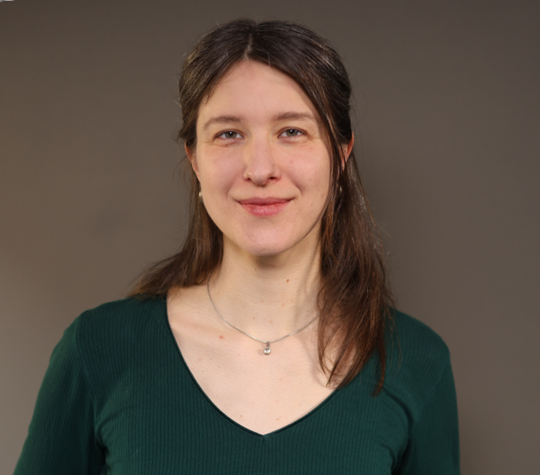
#> input picture assets/img/julia-baarck-original.png, 540 x 475 px; the run also reads 2 pictures not shown here
$ python build_assets.py
#> lines starting #> are read from the running program, lines starting #| are printed output that depends on the picture
#!/usr/bin/env python3
"""Regenerate every derived image on the website.

Sources live in `Papers/` (figure exports), `files/` (the CV PDF) and
`assets/img/julia-baarck-original.png` (the headshot). Nothing here is edited by
hand -- run this script after replacing a source file:

    python tools/build_assets.py

Requires Pillow. PDF sources additionally need `pdftoppm` on PATH (it ships with
MiKTeX and with poppler); if it is missing those steps are skipped with a note
rather than failing the whole build.
"""

from __future__ import annotations

import shutil
import subprocess
import sys
import tempfile
from pathlib import Path

from PIL import Image

ROOT = Path(__file__).resolve().parent.parent
PAPERS = ROOT / "Papers"
RESEARCH_OUT = ROOT / "assets" / "research"
CV_OUT = ROOT / "assets" / "cv"
IMG_OUT = ROOT / "assets" / "img"

# White-ish pixels are treated as background when trimming figure margins.
TRIM_THRESHOLD = 247
# Padding kept around a trimmed figure, in pixels of the source image.
TRIM_PADDING = 12
# Research figures render in a ~360px column, so 900px covers 2x displays.
FIGURE_WIDTH = 900


def log(msg: str) -> None:
    print(msg)


def find_pdftoppm() -> str | None:
    return shutil.which("pdftoppm")


def trim_whitespace(im: Image.Image, padding: int = TRIM_PADDING) -> Image.Image:
    """Crop uniform white margins, keeping a little breathing room."""
    rgb = im.convert("RGB")
    # point() maps every channel value: near-white -> 0, everything else -> 255,
    # so the bounding box of the result is the bounding box of the real content.
    mask = rgb.point(lambda v: 0 if v >= TRIM_THRESHOLD else 255).convert("L")
    box = mask.getbbox()
    if box is None:
        return im
    left, upper, right, lower = box
    left = max(0, left - padding)
    upper = max(0, upper - padding)
    right = min(im.width, right + padding)
    lower = min(im.height, lower + padding)
    return im.crop((left, upper, right, lower))


def flatten(im: Image.Image) -> Image.Image:
    """Composite any transparency onto white so JPEG/PNG output stays clean."""
    if im.mode in ("RGBA", "LA") or (im.mode == "P" and "transparency" in im.info):
        background = Image.new("RGB", im.size, "white")
        background.paste(im.convert("RGBA"), mask=im.convert("RGBA").split()[-1])
        return background
    return im.convert("RGB")


def fit_width(im: Image.Image, max_width: int) -> Image.Image:
    if im.width <= max_width:
        return im
    height = round(im.height * max_width / im.width)
    return im.resize((max_width, height), Image.LANCZOS)


def save_png(im: Image.Image, dest: Path, colors: int = 128) -> None:
    dest.parent.mkdir(parents=True, exist_ok=True)
    # Palette-quantise line art: these figures use very few colours, so this cuts
    # file size by roughly 3-4x with no visible loss.
    quantised = im.quantize(colors=colors, method=Image.MEDIANCUT, dither=Image.NONE)
    quantised.save(dest, format="PNG", optimize=True)
    log(f"  -> {dest.relative_to(ROOT)}  ({dest.stat().st_size // 1024} KB, {im.width}x{im.height})")


def strip_social_frame(im: Image.Image, top: int) -> Image.Image:
    """Cut a social-media graphic down to its plot.

    The LinkedIn exports carry a headline and subtitle above the plot and, below
    a thin grey rule, a notes line and a citation. The website shows the subtitle
    as a caption instead, so keep only what lies between `top` (measured per
    graphic, just below the subtitle) and that rule.
    """
    gray = im.convert("L")
    w, h = gray.size
    px = gray.load()
    content = [any(px[x, y] < TRIM_THRESHOLD for x in range(0, w, 3)) for y in range(h)]
    rule = h
    # The rule is the first content band of at most 3 rows in the bottom third.
    y = h * 2 // 3
    while y < h:
        if content[y]:
            band_end = y
            while band_end < h and content[band_end]:
                band_end += 1
            if band_end - y <= 3:
                rule = y
                break
            y = band_end
        y += 1
    return trim_whitespace(im.crop((0, top, w, rule)))


# [45 lines left out: functions save_jpeg, pdf_to_image, pdf_page_count, not called in this run]


# ---------------------------------------------------------------------------
# Individual build steps
# ---------------------------------------------------------------------------


def build_headshot() -> None:
    src = IMG_OUT / "julia-baarck-original.png"
    if not src.exists():
        log("  !! headshot source missing, skipping")
        return
    im = flatten(Image.open(src))
    # The original is slightly wider than tall; crop to a 4:5 portrait centred
    # horizontally, which reads as a headshot rather than a cropped snapshot.
    target_w = round(im.height * 0.8)
    if target_w < im.width:
        left = (im.width - target_w) // 2
        im = im.crop((left, 0, left + target_w, im.height))
    im = fit_width(im, 720)
    dest = IMG_OUT / "julia-baarck.jpg"
    im.save(dest, format="JPEG", quality=86, optimize=True, progressive=True)
    log(f"  -> {dest.relative_to(ROOT)}  ({dest.stat().st_size // 1024} KB, {im.width}x{im.height})")


def build_mobility_figure() -> None:
    src = PAPERS / "Baarck_Bode_Peichl" / "RRS_Evolution_LinkedIn.png"
    if not src.exists():
        log("  !! source missing, skipping")
        return
    im = strip_social_frame(flatten(Image.open(src)), top=370)
    save_png(fit_width(im, FIGURE_WIDTH), RESEARCH_OUT / "rising-inequality-mobility.png")


def build_fairness_figure() -> None:
    src = PAPERS / "Baarck_Dolls_Windsteiger" / "linkedin_heterogeneity_policy.png"
    if not src.exists():
        log("  !! source missing, skipping")
        return
    im = strip_social_frame(flatten(Image.open(src)), top=312)
    save_png(fit_width(im, FIGURE_WIDTH), RESEARCH_OUT / "fairness-views-policy.png")


def build_manager_preferences_figure() -> None:
    src = PAPERS / "Baarck_Kosse_Peichl_Sunde_Wohlrabe" / "coefplot_linvest_cont_above10perc.jpg"
    if not src.exists():
        log("  !! source missing, skipping")
        return
    im = fit_width(trim_whitespace(flatten(Image.open(src)), padding=8), FIGURE_WIDTH)
    save_png(im, RESEARCH_OUT / "manager-preferences.png")


def build_secondary_track_figure() -> None:
    src = PAPERS / "Baarck_Paffenholz_trend_gym_abi_late.png"
    if not src.exists():
        log("  !! source missing, skipping")
        return
    im = fit_width(trim_whitespace(flatten(Image.open(src))), FIGURE_WIDTH)
    save_png(im, RESEARCH_OUT / "secondary-track-choices.png")


def build_jmp_figures() -> None:
    """Design figures of the job market paper: treated vs. pooled control cohorts.

    The two panels are shown stacked on the research page, with their labels in
    the HTML, so each is saved on its own.
    """
    panels = {
        "figdesign_treated_sas_se.png": "jmp-treated-cohort.png",
        "figdesign_controls_sas_se.png": "jmp-control-cohorts.png",
    }
    for name, out in panels.items():
        src = PAPERS / "JMP_Baarck" / name
        if not src.exists():
            log(f"  !! panel missing: {name}, skipping")
            continue
        im = fit_width(trim_whitespace(flatten(Image.open(src)), padding=8), FIGURE_WIDTH)
        save_png(im, RESEARCH_OUT / out)


def build_spatial_income_figure() -> None:
    # Fig. 2 of the Applied Geography paper, cropped out of the open-access PDF
    # (paulhufe.net/pdfs/GTSBHWP_2023.pdf) and kept in Papers/ as the source.
    src = PAPERS / "Garbasevschi_etal_gini_median_income_maps.png"
    if not src.exists():
        log("  !! source missing, skipping")
        return
    im = fit_width(trim_whitespace(flatten(Image.open(src)), padding=6), FIGURE_WIDTH)
    # Choropleths are continuous-colour; PNG would be ~3x the size here.
    save_jpeg(im, RESEARCH_OUT / "spatial-income-inequality.jpg")


def build_loneliness_figure() -> None:
    # Fig. 2 of the Health Policy paper, from open-access PMC9479375.
    src = PAPERS / "Baarck_dHombres_Tintori_loneliness_eu_maps.jpg"
    if not src.exists():
        log("  !! source missing, skipping")
        return
    im = fit_width(trim_whitespace(flatten(Image.open(src)), padding=6), FIGURE_WIDTH)
    save_jpeg(im, RESEARCH_OUT / "loneliness-europe.jpg")


def build_cv_pages() -> None:
    src = ROOT / "files" / "Baarck_CV.pdf"
    if not src.exists():
        log("  !! files/Baarck_CV.pdf missing, skipping")
        return
    for old in CV_OUT.glob("cv-page-*.png"):
        old.unlink()
    pages = pdf_page_count(src)
    if not pages:
        log("  !! could not determine CV page count, skipping")
        return
    for page in range(1, pages + 1):
        im = pdf_to_image(src, dpi=150, page=page)
        if im is None:
            return
        im = fit_width(flatten(im), 1240)
        # A CV page is black text plus blue links on white -- 32 palette entries
        # keep the anti-aliasing smooth while roughly halving the file size.
        save_png(im, CV_OUT / f"cv-page-{page}.png", colors=32)


STEPS = [
    ("headshot", build_headshot),
    ("figures: job market paper", build_jmp_figures),
    ("figure: rising inequality, declining mobility", build_mobility_figure),
    ("figure: fairness views", build_fairness_figure),
    ("figure: manager preferences", build_manager_preferences_figure),
    ("figure: secondary-track choices", build_secondary_track_figure),
    ("figure: spatial income inequality", build_spatial_income_figure),
    ("figure: loneliness in Europe", build_loneliness_figure),
    ("CV page images", build_cv_pages),
]


def main() -> int:
    if find_pdftoppm() is None:
        log("note: pdftoppm not on PATH -- PDF-derived images will be skipped.\n")
    for label, step in STEPS:
        log(f"{label}:")
        try:
            step()
        except Exception as exc:  # keep going; one bad source shouldn't block the rest
            log(f"  !! failed: {exc}")
#> this loop made 9 passes
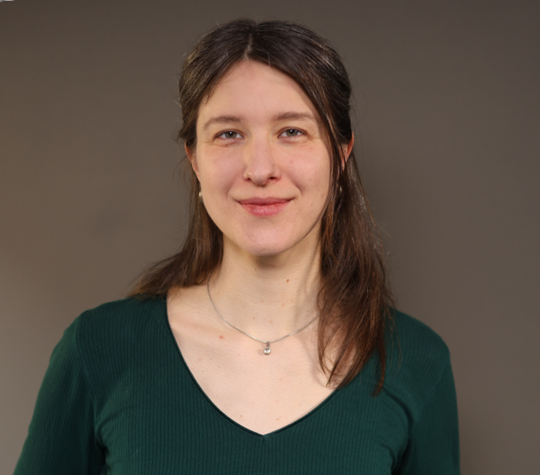
#> input picture assets/img/julia-baarck-original.png, 540 x 475 px
#> pass 1, in build_headshot, `im = im.crop((left, 0, left + target_w, im.height))`:
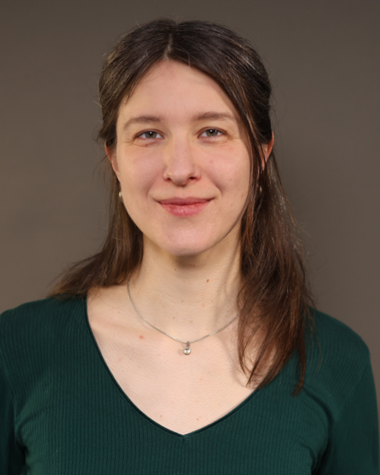
#> im: PIL image 380x475 RGB; mean R, G, B 98, 84.3, 72.8
#> pass 3, in strip_social_frame, `gray = im.convert("L")`:
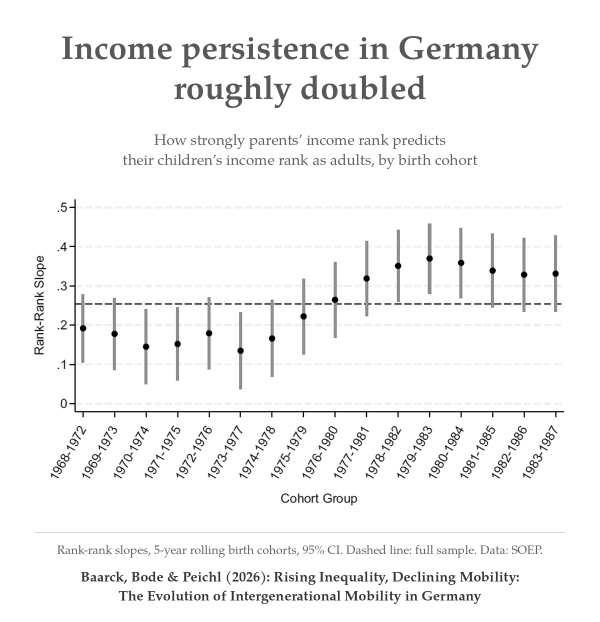
#> gray: PIL image 1200x1244 L (shown at 1/2 size); min 0, max 255, mean 245.5
    log("\ndone.")
    return 0


if __name__ == "__main__":
    sys.exit(main())
#> (the program exits here)
